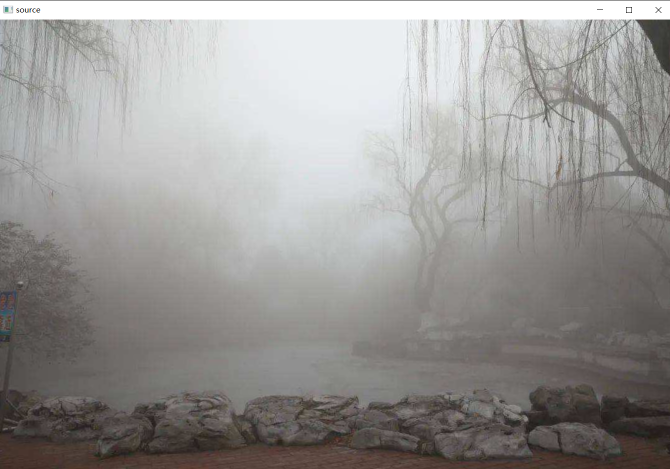
#> input picture assignment_1/picture/source.png, 1340 x 938 px, given in place of 3.png, which was not available (shown at 1/2 size)
$ python '去雾.py' --input picture/source.png --photo ../source.png   (older library calls are emulated)
#> lines starting #> are read from the running program, lines starting #| are printed output that depends on the picture; pictures that were not available may be replaced by others from this repository, and a replacement may not be noted

import cv2
import numpy as np
import argparse

# 图片相关参数：
# 1.默认图片
defeat_photo = r'..\Input\haze\canon3.bmp'
# 2.待处理图片
photo_name = 'trees.png'
# 3.待处理图片所在目录地址
ImgInput = r'..\Input\haze\{}'.format(photo_name)
# 4.处理后图片保存地址
ImgFile = r'..\Output\HazeRemove'


# 计算雾化图像的暗通道
def DarkChannel(img, size=15):
    """
    暗通道的计算主要分成两个步骤:
    1.获取BGR三个通道的最小值
    2.以一个窗口做MinFilter
    ps.这里窗口大小一般为15（radius为7）
    """
    r, g, b = cv2.split(img)
    min_img = cv2.min(r, cv2.min(g, b))
    kernel = cv2.getStructuringElement(cv2.MORPH_RECT, (size, size))
    dc_img = cv2.erode(min_img, kernel)
    return dc_img


# 估算全局大气光值
def GetAtmo(img, percent=0.001):
    """
    1.计算有雾图像的暗通道
    2.用一个Node的结构记录暗通道图像每个像素的位置和大小，放入list中
    3.对list进行降序排序
    4.按暗通道亮度前0.1%(用percent参数指定百分比)的位置，在原始有雾图像中查找最大光强值
    """
    mean_perpix = np.mean(img, axis=2).reshape(-1)
    mean_topper = mean_perpix[:int(img.shape[0] * img.shape[1] * percent)]
    return np.mean(mean_topper)


# 估算透射率图
def GetTrans(img, atom, w):

    x = img / atom
    t = 1 - w * DarkChannel(x, 15)
    return t


def GuidedFilter(p, i, r, e):
    """
    :param p: input image
    :param i: guidance image
    :param r: radius
    :param e: regularization
    :return: filtering output q
    """
    # 1
    mean_I = cv2.boxFilter(i, cv2.CV_64F, (r, r))
    mean_p = cv2.boxFilter(p, cv2.CV_64F, (r, r))
    corr_I = cv2.boxFilter(i * i, cv2.CV_64F, (r, r))
    corr_Ip = cv2.boxFilter(i * p, cv2.CV_64F, (r, r))
    # 2
    var_I = corr_I - mean_I * mean_I
    cov_Ip = corr_Ip - mean_I * mean_p
    # 3
    a = cov_Ip / (var_I + e)
    b = mean_p - a * mean_I
    # 4
    mean_a = cv2.boxFilter(a, cv2.CV_64F, (r, r))
    mean_b = cv2.boxFilter(b, cv2.CV_64F, (r, r))
    # 5
    q = mean_a * i + mean_b
    return q


# 主程序
def DeHaze():
    path, output, photo, t0, w = opt.input, opt.output, opt.photo, opt.threshold_value, opt.dehaze_degree
    # 读取待处理图像
    im = cv2.imread("E:/3.png")
#> im is the input picture: shape (938, 1340, 3); mean B, G, R 150.1, 152.1, 153.9

     #im=cv2.imread("E:/Wu.jpeg")
    img = im.astype('float64') / 255
    img_gray = cv2.cvtColor(im, cv2.COLOR_BGR2GRAY).astype('float64') / 255

    atom = GetAtmo(img)
#> in GetAtmo, `mean_topper = mean_perpix[:int(img.shape[0] * img.shape[1] * percent)]`: mean_topper = 1256 values, max 0.165 at index 0, min 0.161 at index 557, mean 0.164
#> atom = 0.164
    trans = GetTrans(img, atom, w)
    trans_guided = GuidedFilter(trans, img_gray, 20, 0.0001)
#> in GuidedFilter, `corr_I = cv2.boxFilter(i * i, cv2.CV_64F, (r, r))`:
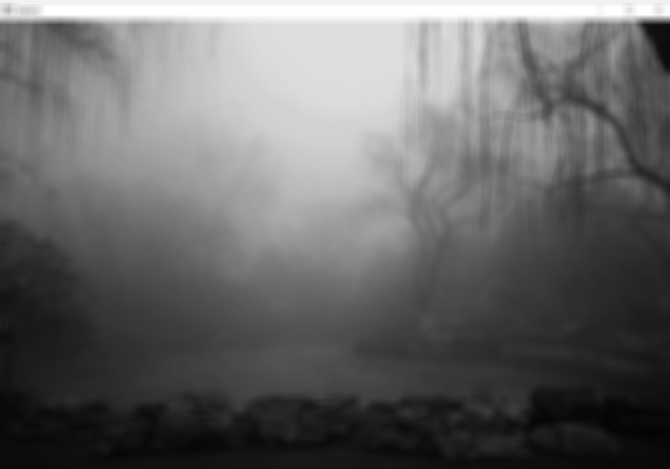
#> corr_I: shape (938, 1340) float64 (shown at 1/2 size); min 0.0168, max 1, mean 0.408
#> in GuidedFilter, `corr_Ip = cv2.boxFilter(i * p, cv2.CV_64F, (r, r))`:
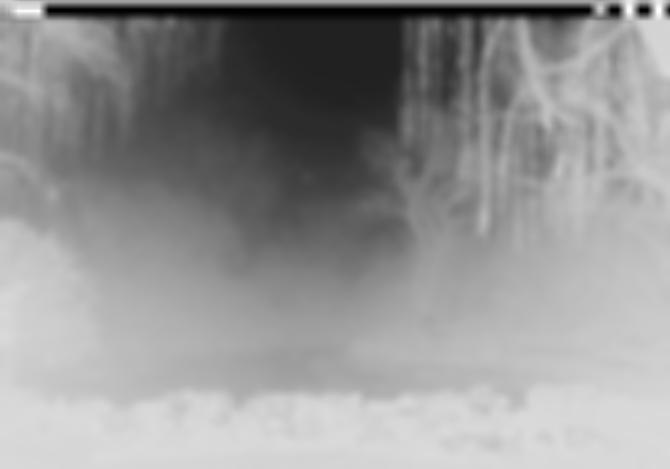
#> corr_Ip: shape (938, 1340) float64 (shown at 1/2 size); min -4.79, max 0.92, mean -1.47; drawn with min black and max white
#> in GuidedFilter, `b = mean_p - a * mean_I`:
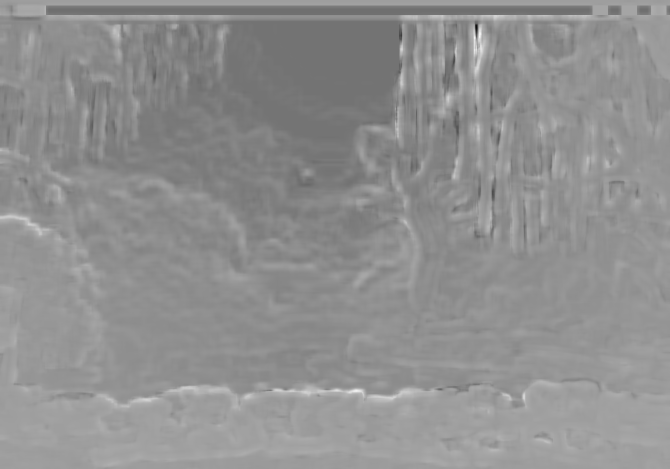
#> b: shape (938, 1340) float64 (shown at 1/2 size); min -16.64, max 10.57, mean -1.26; drawn with min black and max white
#> in GuidedFilter, `mean_a = cv2.boxFilter(a, cv2.CV_64F, (r, r))`:
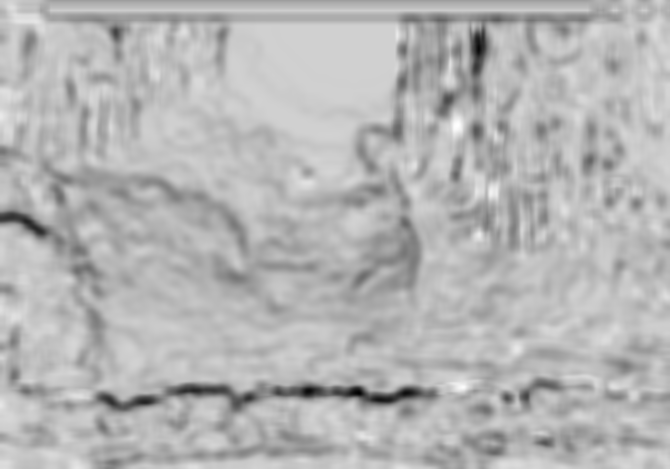
#> mean_a: shape (938, 1340) float64 (shown at 1/2 size); min -9.49, max 2.12, mean -1.24; drawn with min black and max white
#> in GuidedFilter, `mean_b = cv2.boxFilter(b, cv2.CV_64F, (r, r))`:
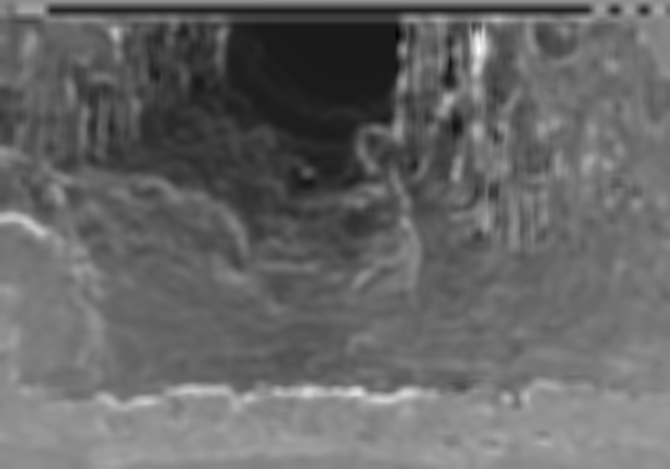
#> mean_b: shape (938, 1340) float64 (shown at 1/2 size); min -5.4, max 4.82, mean -1.26; drawn with min black and max white

    trans_guided = cv2.max(trans_guided, t0)
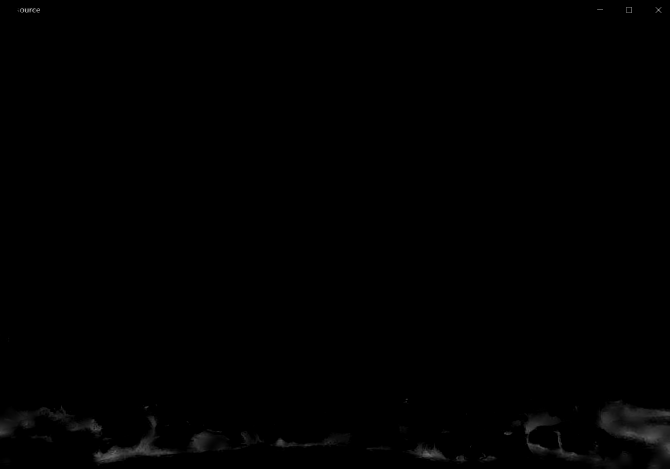
#> trans_guided: shape (938, 1340) float64 (shown at 1/2 size); min 0.25, max 1.24, mean 0.253; drawn with min black and max white

    result = np.empty_like(img)
    for i in range(3):
        result[:, :, i] = (img[:, :, i] - atom) / trans_guided + atom

    # 显示&保存结果
    cv2.imshow("source", img)
    cv2.imshow("result", result)
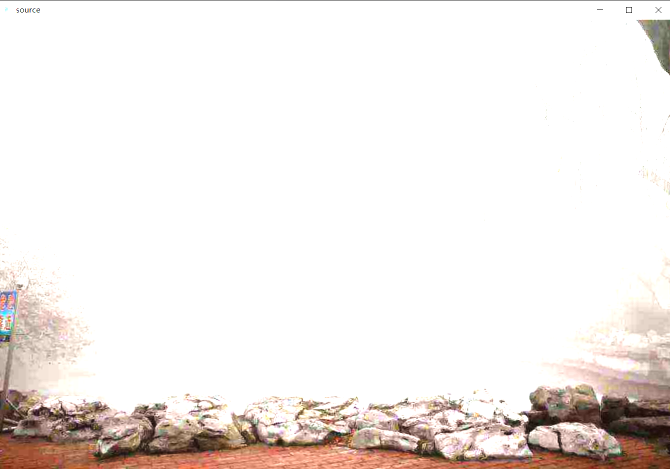
#> window 'result': shape (938, 1340, 3) (shown at 1/2 size); mean B, G, R 231.7, 234.6, 240.5
    cv2.waitKey()
    if output is not None:
        cv2.imwrite("{}/{}".format(output, photo), result * 255)


# 可通过命令行传递参数
parser = argparse.ArgumentParser()
parser.add_argument('-i', '--input', default=ImgInput)
parser.add_argument('-o', '--output', default=ImgFile)
parser.add_argument('-p', '--photo', default=photo_name)

parser.add_argument('-t', '--threshold_value', default=0.25)
#w为去雾程度，一般取0.95。w的值越大，去雾效果越明显
parser.add_argument('-w', '--dehaze_degree', default=0.95)
opt = parser.parse_args()
print(f'parser.parse_args(解析器的参数):\n{opt}')

# 执行主程序
if __name__ == '__main__':
    if opt.input is None:
        DeHaze(defeat_photo)
    else:
        DeHaze()
